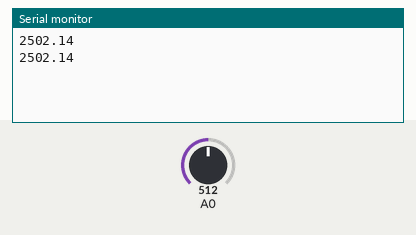
This sketch was run on a simulated Arduino Uno, built with avr-gcc and run on an emulated ATmega328P. Parts: the last lines printed to the serial monitor. The inputs (shaded band) are chosen by the test bench; at power-on: A0 = 512.

Above: at 1.8 s.
1.9 s: A0 set to 716
At 2.8 s:
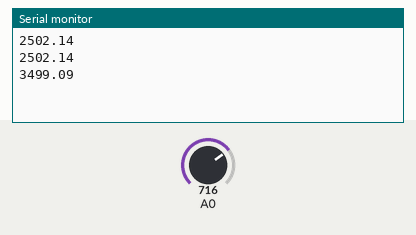
3.4 s: A0 set to 900
At 4.8 s:
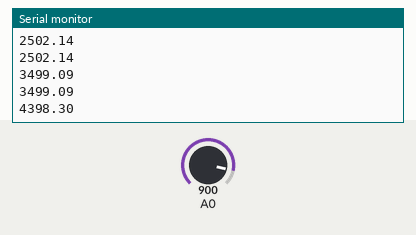
Timing chart, 0 to 6.4 s (numbered marks = the images above; inputs shaded):
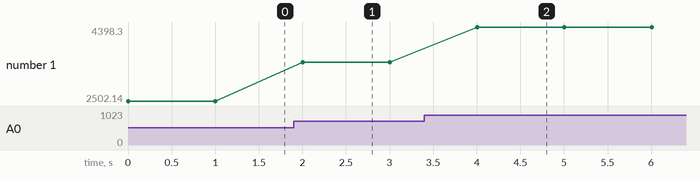

The sketch:

adc1.ino
```cpp
const int adc=A0;
int val=0;
float val1=0;

void setup() {
Serial.begin(9600);
}

void loop() {
val=analogRead(A0);
val1=val*4.887;

Serial.println(val1);

delay(1000);
}
```

Measured:
- after the input at 1.9 s, the serial monitor: prints a new line after 0.10 s (image 1)
- after the input at 3.4 s, the serial monitor: prints a new line after 0.60 s (image 2)
- plotted number 1: 2502.14 → 3499.09 after the input at 1.9 s, 3499.09 → 4398.3 after the input at 3.4 s
